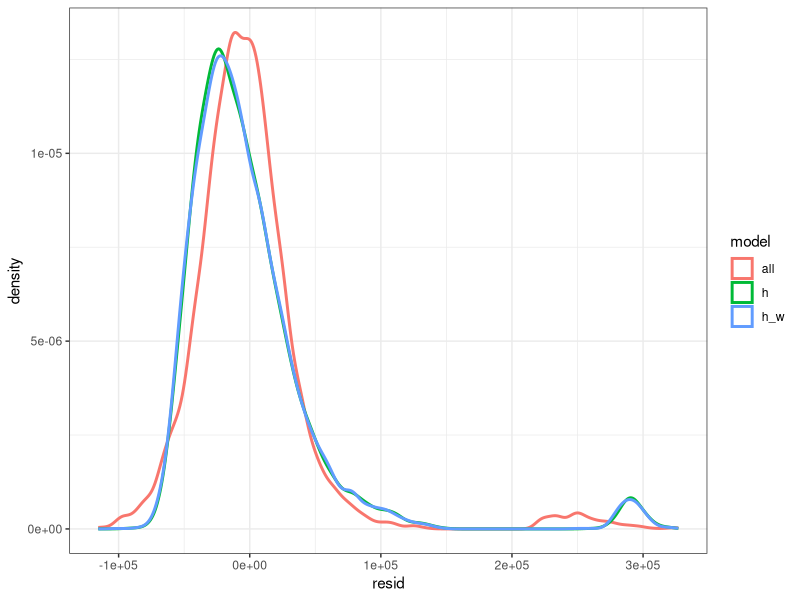

Generate this figure with R: (Note: this script raises an error after producing the figure.)
#1)Familiarize yourself with the heights 
#data set provided with the modelr package.
library(tidyverse)
library(modelr)

#2)
summary(heights)
frmls <- formulas(~income,
                  h = ~height,
                  h_w = ~height*weight,
                  all = ~.)
frmls
# $h
# income ~ height
# 
# $h_w
# income ~ height * weight
# $all
# income ~ .

#3)
models <- heights %>%
  na.omit() %>%
  fit_with(lm, frmls)
models
#remove rows containing NA’s
#Fit the linear model with the formulas from exercise 2

#4)
heights_no_na <- na.omit(heights)
models %>%
  map(rmse, data = heights)

#5
heights %>%
  lift_dl(gather_residuals)(data = ., models) %>%
  ggplot(aes(resid, color = model)) +
  geom_density(size = 1) +
  theme_bw()
#save our workspace
save.image("Rmodel.RData")
#save history
savehistory("Rmodel.RData")
